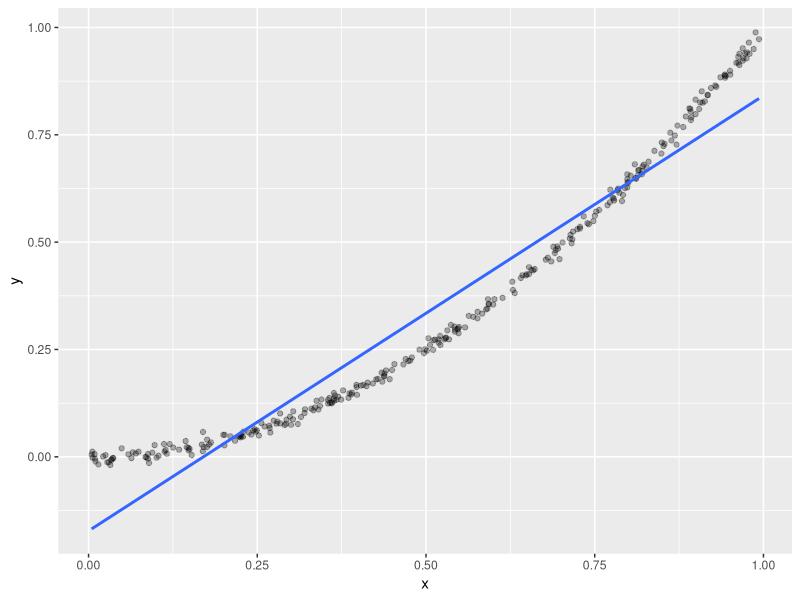
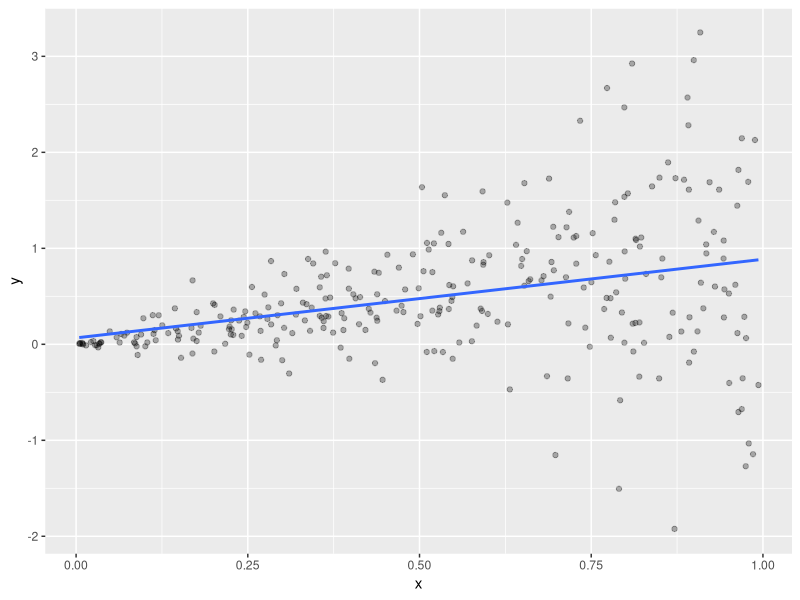
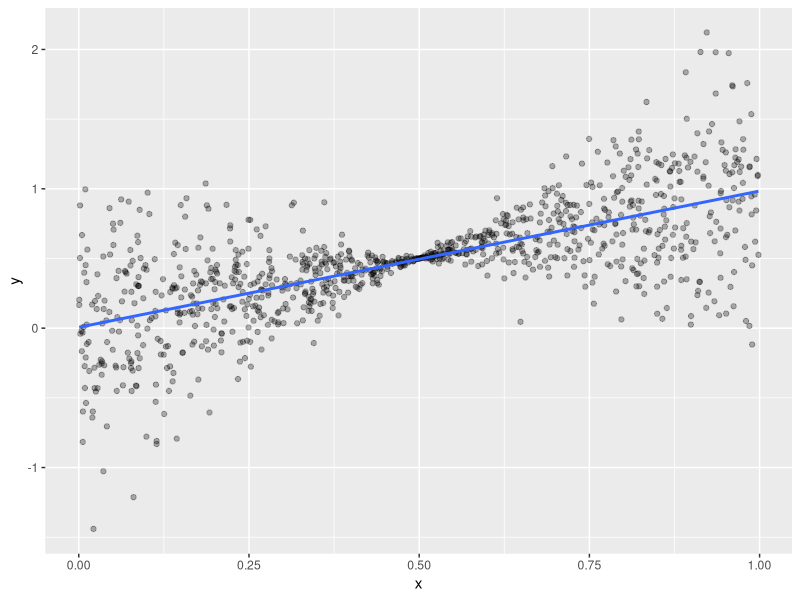
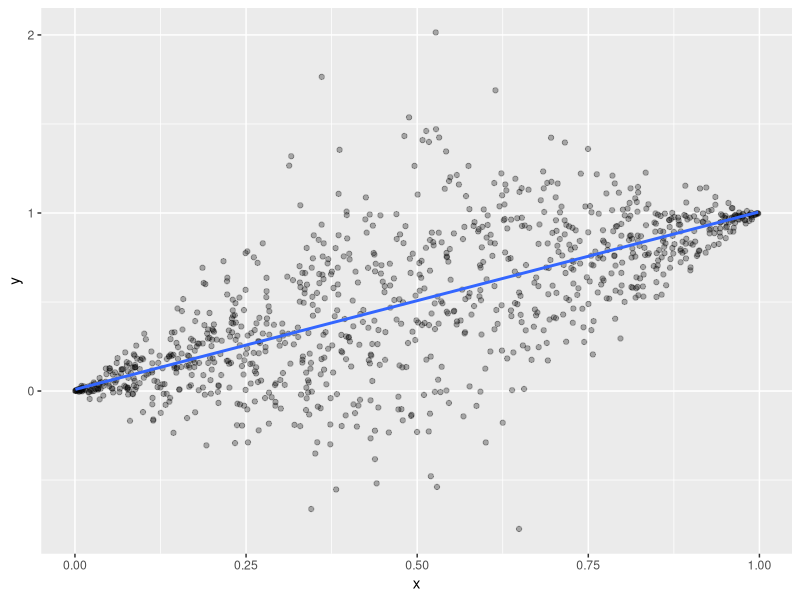

The R script that drew these images, in order:
## ---- chunk 1
knitr::opts_chunk$set(echo = TRUE)
## ---- chunk 2
fit <- lm(mpg ~ wt, data = mtcars)

stats::vcov(fit)  # standard vcov (linear model trusting estimate)
sandwich::vcovHC(fit)  # sandwich vcov (model-robust estimate)
## ---- chunk 3
fit
## ---- chunk 4
#| message: false
#| warning: false
library(dplyr)
library(ggplot2)
## ---- chunk 5
rxy_fun <- function(rx, f, reps) {
	res <- function(n) {
		x <- rx(n)  # X has marginal distribution 'rx'
		y <- f(x) + reps(x)  # Y has conditional mean 'f(x)' and noise 'reps(x)'
		return(tibble(x = x, y = y))  
	}
	return(structure(res, class = "rxy"))
}

plot.rxy <- function(x, N = 1000, seed = 840) {
	set.seed(seed)
	
	ggplot(data = x(N), aes(x = x, y = y)) +
		geom_point(alpha = 0.3) + 
		geom_smooth(method = "lm", se = FALSE)
}
## ---- chunk 6
lmsim <- function(rxy, N = 100, vcov = stats::vcov, B = 1e3, seed = 840) 
{ 
	set.seed(seed)
	
	res <- list(coef = matrix(nrow = B, ncol = 2), vcov = vector("list", B))
	colnames(res$coef) <- c("(Intercept)", "x")
	class(res) <- "lmsim"
								
	for (b in 1:B) {
		.fit <- lm(y ~ ., data = rxy(N))
		res$coef[b, ] <- coef(.fit)  # Store intercept and slope in B x 2 matrix
		res$vcov[[b]] <- vcov(.fit)  # Store vcov estimates in length B list. 
	}
	
	return(res)
}

print.lmsim <- function(x) 
{
	cat("Simulation results:\n\n")
	cat("* Model-trusting vcov (average of vcov estimates):\n")
	print( avg_est_vcov <- Reduce("+", x$vcov) / length(x$vcov) )
	cat("\n* Simulation-based vcov (vcov of coefficient estimates):\n")
	print( emp_vcov <- cov(x$coef))
	cat("\n* Ratio (1st / 2nd):\n")
	print( avg_est_vcov / emp_vcov )
	return(invisible(x))
}
## ---- chunk 7
#| message: false
#| warning: false
rxy_01 <- rxy_fun(
	rx = runif,
	f = \(x) x^2,
	reps = \(x) rnorm(length(x), sd = .01)
	)
## ---- chunk 8
#| message: false
#| warning: false
plot(rxy_01, N = 300)
## ---- chunk 9
lmsim(rxy_01)
## ---- chunk 10
lmsim(rxy_01, vcov = sandwich::vcovHC)
## ---- chunk 11
#| message: false
#| warning: false
rxy_02 <- rxy_fun(
	rx = runif,
	f = \(x) x,
	reps = \(x) rnorm(length(x), sd = x)
	)

plot(rxy_02, N = 300)
## ---- chunk 12
lmsim(rxy_02)
## ---- chunk 13
lmsim(rxy_02, vcov = sandwich::vcovHC)
## ---- chunk 14
lmsim(rxy_01, N = 10, vcov = sandwich::vcovHC)
## ---- chunk 15
#| message: false
#| warning: false
rxy_04a <- rxy_fun(
	rx = runif,
	f = \(x) x,
	reps = \(x) rnorm(length(x), sd = abs(0.5 - x))
	)

plot(rxy_04a)
## ---- chunk 16
#| message: false
#| warning: false
rxy_04b <- rxy_fun(
	rx = runif,
	f = \(x) x,
	reps = \(x) rnorm(length(x), sd = 0.5 - abs(0.5 - x))
	)

plot(rxy_04b)
## ---- chunk 17
lmsim(rxy_04a)
## ---- chunk 18
lmsim(rxy_04b)
## ---- chunk 19
lmsim(rxy_04a, N = 10, vcov = sandwich::vcovHC)
lmsim(rxy_04b, N = 10, vcov = sandwich::vcovHC)
